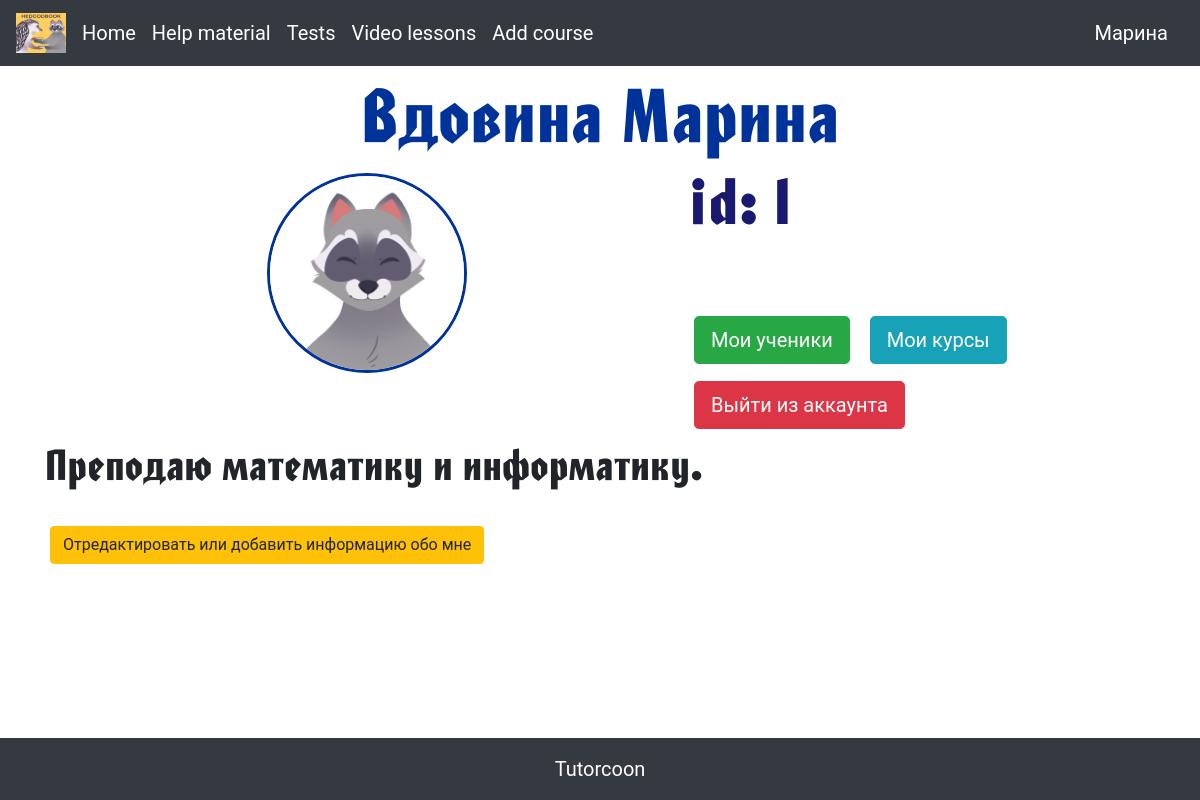
Page /user_page (signed in) on the committed database.
### data/users.py (models this page shows, shortened)
class User(SqlAlchemyBase, UserMixin):
    __tablename__ = 'all_users'
    id = sqlalchemy.Column(sqlalchemy.Integer, primary_key=True, autoincrement=True)
    name = sqlalchemy.Column(sqlalchemy.String, nullable=True)
    surname = sqlalchemy.Column(sqlalchemy.String, nullable=True)
    phone_number = sqlalchemy.Column(sqlalchemy.String, nullable=True)
    email = sqlalchemy.Column(sqlalchemy.String, nullable=True)
    avatar = sqlalchemy.Column(sqlalchemy.String, nullable=True)
    status = sqlalchemy.Column(sqlalchemy.String, nullable=True)
    hashed_password = sqlalchemy.Column(sqlalchemy.String, nullable=True)
    students = orm.relationship("Student", backref="all_users")
    tutors = orm.relationship("Tutor", backref='all_users')
    parents = orm.relationship("Parent", backref='all_users')

### data/tutors.py (models this page shows, shortened)
class Tutor(SqlAlchemyBase, UserMixin):
    __tablename__ = 'tutors'
    id = sqlalchemy.Column(sqlalchemy.Integer, primary_key=True, autoincrement=True)
    name = sqlalchemy.Column(sqlalchemy.String, nullable=True)
    surname = sqlalchemy.Column(sqlalchemy.String, nullable=True)
    id_user = sqlalchemy.Column(sqlalchemy.Integer, sqlalchemy.ForeignKey('all_users.id'))
    students_and_lessons = sqlalchemy.Column(sqlalchemy.JSON, nullable=True, default={"id_of_students": [],
                                                                       "id_of_lessons": []})
    about = sqlalchemy.Column(sqlalchemy.Text)
    summa_marks = sqlalchemy.Column(sqlalchemy.Integer, default=0)
    count_marks = sqlalchemy.Column(sqlalchemy.Integer, default=0)
    reviews = sqlalchemy.Column(sqlalchemy.JSON, default={})
    lessons = orm.relationship("Lesson", backref='tutors')

### main.py (the view)
@app.route("/user_page")
def user_page():
    if current_user.is_authenticated:
        if current_user.status == 'tutor':
            db_sess = db_session.create_session()
            tutor = db_sess.query(Tutor).filter(Tutor.id_user == current_user.id).first()
            return render_template("user_page.html",
                                   about=(tutor.about if tutor.about != None else ('Пока здесь ничего нет')))
        return render_template("user_page.html")

### data/db_session.py (called while the page is built)
def create_session() -> Session:
    global __factory
    return __factory()

### main.py (called while the page is built)
@login_manager.user_loader
def load_user(user_id):
    db_sess = db_session.create_session()
    return db_sess.query(User).get(user_id)

### templates/user_page.html (shortened to what this page needs)
{% extends "base.html" %}
{% block content %}
<link rel="stylesheet" type="text/css" href="/static/css/user_page.css">
{% if current_user %}
    <h1 class="nickname">{{ current_user.surname }} {{ current_user.name }}</h1>
    <img src="/static/img/avatars/{{ current_user.avatar }}" height="200" width="200" class="round" vspace="10" hspace="20%">
    <h2>id: {{current_user.id}}</h2>
    <div class="buttons">
        {% if current_user.status == 'tutor' %}
        <a type="button" class="btn btn-success btn-lg" href="/my_students/{{ current_user.id }}" style="margin: 5px">Мои ученики</a>
        <a type="button" class="btn btn-info btn-lg" href="/my_courses/{{ current_user.id }}" style="margin: 5px">Мои курсы</a>
        <a type="button" class="btn btn-danger btn-lg" href="/logout" style="margin: 5px">Выйти из аккаунта</a>
        <p>{{ about }}</p>
        <a type="button" class="btn btn-warning" href="/rewrite_info_for_tutor" style="margin: 5px">Отредактировать или добавить информацию обо мне</a>
        {% endif %}
	</div>
{% endif %}
{% endblock %}

### templates/base.html (shortened to what this page needs)
<!doctype html>
<html lang="en">
  <head>
    <link rel="stylesheet"
          href="https://stackpath.bootstrapcdn.com/bootstrap/4.4.1/css/bootstrap.min.css"
>
    <link rel="stylesheet" type="text/css" href="/static/css/main.css">
  </head>
  <body>
    <nav class="navbar navbar-expand-lg navbar-dark bg-dark">
      <a href="/" class="navbar-brand">
        <img src="/static/img/html/emblem.jpg" width="50" height="40" alt="logo">
      </a>
      <div class="collapse navbar-collapse" id="navbarSupportedContent">
        <ul class="navbar-nav mr-auto">
          <li class="nav-item active">
            <a class="navbar-brand" href="/">Home</a>
          </li>
          <li class="nav-item active">
            <a class="navbar-brand" href="/help_materials">Help material</a>
          </li>
          <li class="nav-item active">
            <a class="navbar-brand" href="/tests">Tests</a>
          </li>
          <li class="nav-item active">
            <a class="navbar-brand" href="/video_lessons">Video lessons</a>
          </li>
          {% if current_user.status == 'tutor' %}
          <li class="nav-item active">
            <a class="navbar-brand" href="/add_course">Add course</a>
          </li>
          {% endif %}
        </ul>
      </div>
      <a class="navbar-brand" href="/user_page">{{ current_user.name }}</a>
    </nav>
  <main role="main" class="container">
    {% block content %}{% endblock %}
  </main>
  </body>
<footer class="bg-dark text-center text-lg-start" style="margin-top: 30px">
  <div class="text-center p-3" style="color: Snow; font-family: Roboto; font-size: 20px">
    Tutorcoon
  </div>
</footer>
</html>

### static/css/main.css (style rules this page uses)
body { background-image: url(/static/img/html/main_page_fon.png); background-repeat: no-repeat; background-position: center center; background-attachment: fixed; -webkit-background-size: cover; -moz-background-size: cover; -o-background-size: cover; background-size: cover; position: relative; }
body, html { height: 100% }
footer { position: absolute; bottom: 0; width: 100%; }
a { box-sizing: border-box; font-family: 'Roboto'; list-style: none; margin: 0; outline: none; padding: 0; }

### static/css/user_page.css (style rules this page uses)
.round { border-radius: 100px; border: 3px solid #039; float: left }
.nickname { color: #039; font-family: 'FontName'; font-size: 70px; text-align: center; margin-top: 5px }
h2 { color: #191970; font-family: 'FontName'; font-size: 60px; text-align: left; margin-top: 5px }
.buttons { float: center; margin-top: 70px; font-family: 'FontName'; font-size: 40px }

### rows in the picture
User: name "Марина", surname "Вдовина", avatar (picture), id "1"
Tutor: about "Преподаю математику и информатику."
